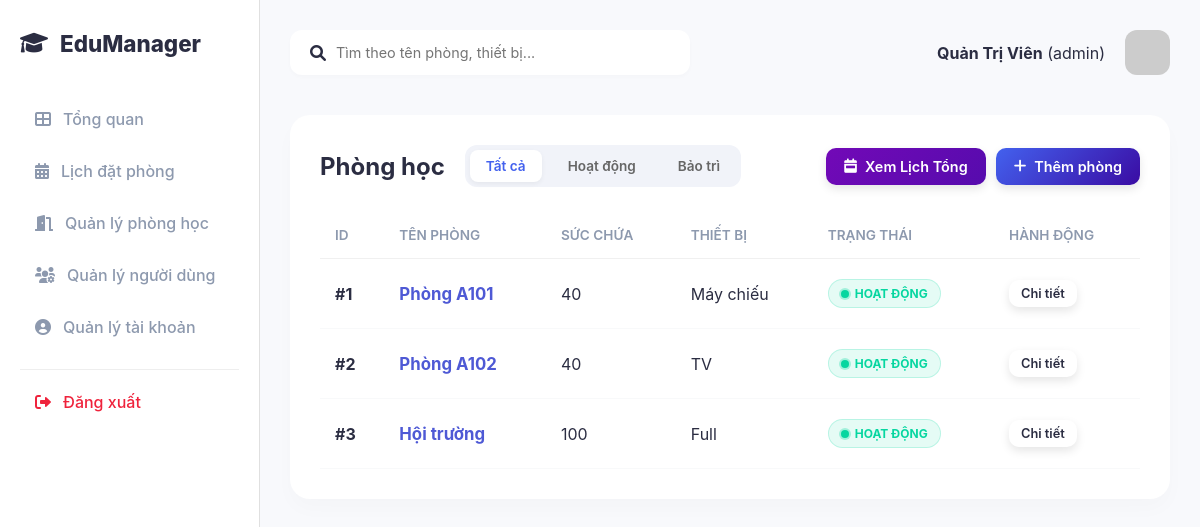
Screenshot of /room-management (signed in) with the database file from the repository.
### app.py (models this page shows)
class User(Base):
    __tablename__ = "users"
    id = Column(Integer, primary_key=True, index=True)
    username = Column(String, unique=True, index=True)
    password = Column(String)
    email = Column(String, unique=True)
    phone = Column(String)
    role = Column(String, default="teacher")
    full_name = Column(String)
    verification_code = Column(String, nullable=True)

class Classroom(Base):
    __tablename__ = "classrooms"
    id = Column(Integer, primary_key=True, index=True)
    room_name = Column(String, unique=True, index=True)
    capacity = Column(Integer)
    equipment = Column(String)
    status = Column(String, default="Available")

### app.py (the view)
@app.get("/room-management", response_class=HTMLResponse)
async def room_mgmt(request: Request, db: Session = Depends(get_db)):
    u = get_current_user(request, db)
    if not u: return RedirectResponse("/")
    return templates.TemplateResponse("room_management.html", {"request": request, "classrooms": db.query(Classroom).all(), "role": u.role, "username": u.username, "full_name": u.full_name})

### templates/room_management.html (shortened to what this page needs)
<!DOCTYPE html>
<html lang="vi">
<head>
    <link rel="stylesheet" href="/static/style.css">
    <link rel="stylesheet" href="https://cdnjs.cloudflare.com/ajax/libs/font-awesome/6.0.0/css/all.min.css">
</head>
<body>
    <div class="container">
        <aside class="sidebar">
            <div class="logo" style="color: var(--color-bar);"><i class="fas fa-graduation-cap"></i><span>EduManager</span></div>
            <nav>
                <ul>
                    <li><a href="/dashboard"><i class="fas fa-th-large"></i> Tổng quan</a></li>
                    <li><a href="/booking-scheduler"><i class="fas fa-calendar-alt"></i> Lịch đặt phòng</a></li>
                    <li class="active"><a href="/room-management"><i class="fas fa-door-open"></i> Quản lý phòng học</a></li>
                    {% if role == 'admin' %}
                    <li><a href="/user-management"><i class="fas fa-users-cog"></i> Quản lý người dùng</a></li>
                    {% endif %}
                    <li><a href="/profile"><i class="fas fa-user-circle"></i> Quản lý tài khoản</a></li>
                    <li class="logout-item" style="margin-top: 20px; border-top: 1px solid #eee; padding-top: 10px;">
                        <a href="/logout" style="color: #ef233c !important;"><i class="fas fa-sign-out-alt"></i> Đăng xuất</a>
                    </li>
                </ul>
            </nav>
        </aside>
        <main class="main-content">
            <header>
                <div class="search-bar"><i class="fas fa-search"></i><input type="text" id="searchInput" onkeyup="searchRooms()" placeholder="Tìm theo tên phòng, thiết bị..."></div>
                <div class="user-profile">
                    <div class="info"><strong>{{ full_name if full_name else username }}</strong> ({{ role }})</div>
                    <img src="https://ui-avatars.com/api/?name={{ full_name if full_name else username }}&background=4361ee&color=fff&size=128" alt="Avatar">
                </div>
            </header>
            <section class="data-section">
                <div class="section-header" style="justify-content: space-between; display: flex; align-items: center; flex-wrap: wrap; gap: 15px;">
                    <div style="display: flex; align-items: center; gap: 20px;">
                        <h2 style="margin:0;">Phòng học</h2>
                        <div class="filter-group">
                            <button class="filter-btn active" onclick="filterStatus('all', this)">Tất cả</button>
                            <button class="filter-btn" onclick="filterStatus('Available', this)">Hoạt động</button>
                            <button class="filter-btn" onclick="filterStatus('Maintenance', this)">Bảo trì</button>
                        </div>
                    </div>
                    <div style="display: flex; gap: 10px;">
                        <button class="btn-premium btn-purple" onclick="window.location.href='/booking-scheduler'"><i class="fas fa-calendar-week"></i> Xem Lịch Tổng</button>
                        {% if role == 'admin' %}
                        <button class="btn-premium btn-blue" onclick="showCreateRoomModal()"><i class="fas fa-plus"></i> Thêm phòng</button>
                        {% endif %}
                    </div>
                </div>
                <div class="table-container">
                    <table id="roomTable">
                        <thead><tr><th>ID</th><th>Tên phòng</th><th>Sức chứa</th><th>Thiết bị</th><th>Trạng thái</th><th>Hành động</th></tr></thead>
                        <tbody>
                            {% for room in classrooms %}
                            <tr class="room-row" data-status="{{ room.status }}">
                                <td><strong>#{{ room.id }}</strong></td>
                                <td><span style="font-size: 1.05rem; font-weight: 700; color: var(--dark);">{{ room.room_name }}</span></td>
                                <td>{{ room.capacity }}</td>
                                <td>{{ room.equipment }}</td>
                                <td>
                                    {% if room.status == 'Maintenance' %}
                                        <span class="status-badge maintenance"><span class="dot"></span> Bảo trì</span>
                                    {% else %}
                                        <span class="status-badge available"><span class="dot"></span> Hoạt động</span>
                                    {% endif %}
                                </td>
                                <td class="actions">
                                    <button class="btn-premium btn-white" style="padding: 6px 12px; font-size: 0.8rem;" onclick="toggleDetails(this, {{ room.id }})">Chi tiết</button>
                                </td>
                            </tr>
                            {% endfor %}
                        </tbody>
                    </table>
                </div>
            </section>
        </main>
    </div>
</body>
</html>

### static/style.css (style rules this page uses)
:root { --primary-color: #4361ee; --secondary-color: #3f37c9; --bg-color: #f8f9fc; --sidebar-color: #ffffff; --text-main: #2b2d42; --text-sub: #8d99ae; --white: #ffffff; --danger: #ef233c; --success: #06d6a0; }
* { margin: 0; padding: 0; box-sizing: border-box; font-family: 'Inter', sans-serif; }
body { background-color: var(--bg-color); color: var(--text-main); }
.container { display: flex; min-height: 100vh; }
.sidebar { width: 260px; background: var(--sidebar-color); border-right: 1px solid #e0e0e0; padding: 30px 20px; display: flex; flex-direction: column; }
.logo { display: flex; align-items: center; gap: 12px; font-size: 1.4rem; font-weight: 800; color: var(--primary-color); margin-bottom: 40px; }
.sidebar ul { list-style: none; }
.sidebar ul li { margin-bottom: 8px; }
.sidebar ul li a { text-decoration: none; color: var(--text-sub); padding: 12px 15px; display: flex; align-items: center; gap: 12px; border-radius: 10px; transition: all 0.3s; font-weight: 500; }
.main-content { flex: 1; padding: 30px; }
header { display: flex; justify-content: space-between; margin-bottom: 40px; }
.search-bar { background: white; padding: 10px 20px; border-radius: 12px; display: flex; align-items: center; gap: 10px; width: 400px; box-shadow: 0 2px 4px rgba(0,0,0,0.02); }
.search-bar input { border: none; outline: none; width: 100%; font-size: 0.9rem; }
.user-profile { display: flex; align-items: center; gap: 20px; }
.user-profile img { width: 45px; border-radius: 12px; }
.data-section { background: white; padding: 30px; border-radius: 20px; box-shadow: 0 10px 20px rgba(0,0,0,0.02); }
.section-header { display: flex; justify-content: space-between; align-items: center; margin-bottom: 25px; }
table { width: 100%; border-collapse: collapse; }
table th { text-align: left; padding: 15px; color: var(--text-sub); font-weight: 600; font-size: 0.85rem; text-transform: uppercase; border-bottom: 1px solid #f0f0f0; }
table td { padding: 20px 15px; border-bottom: 1px solid #f8f9fa; }
.actions button { border: none; cursor: pointer; margin-right: 10px; font-size: 1rem; transition: 0.2s; background: transparent; color: inherit; }
.logout-item i { color: var(--danger); }

### templates/room_management.html (style rules this page uses)
:root { --primary: #4361ee; --success: #06d6a0; --warning: #ff9f1c; --danger: #ef233c; --dark: #4e59d5ff; }
.status-badge { padding: 6px 12px; border-radius: 30px; font-size: 0.75rem; font-weight: 700; display: inline-flex; align-items: center; gap: 6px; text-transform: uppercase; }
.status-badge.available { background: rgba(6, 214, 160, 0.1); color: var(--success); border: 1px solid rgba(6, 214, 160, 0.2); }
.dot { width: 8px; height: 8px; border-radius: 50%; display: inline-block; }
.available .dot { background: var(--success); box-shadow: 0 0 0 2px rgba(6, 214, 160, 0.3); }
.btn-premium { border: none; padding: 10px 18px; border-radius: 10px; font-weight: 600; cursor: pointer; transition: all 0.3s; display: inline-flex; align-items: center; gap: 8px; box-shadow: 0 4px 10px rgba(0,0,0,0.1); font-size: 0.9rem; }
.btn-blue { background: linear-gradient(135deg, #4361ee, #3a0ca3); color: white; }
.btn-purple { background: linear-gradient(135deg, #7209b7, #560bad); color: white; }
.btn-white { background: white; color: var(--dark); border: 1px solid #eee; }
.filter-group { display: flex; gap: 10px; background: #f1f3f9; padding: 5px; border-radius: 12px; }
.filter-btn { border: none; padding: 8px 16px; border-radius: 8px; cursor: pointer; font-weight: 600; font-size: 0.85rem; transition: 0.2s; color: #666; background: transparent; }
.filter-btn.active { background: white; color: var(--primary); box-shadow: 0 2px 5px rgba(0,0,0,0.05); }

### rows the page displays
User: full_name "Quản Trị Viên", role "admin"
Classroom: id "1", room_name "Phòng A101", capacity "40", equipment "Máy chiếu", status "Available" (drawn)
Classroom: id "2", room_name "Phòng A102", capacity "40", equipment "TV", status "Available" (drawn)
Classroom: id "3", room_name "Hội trường", capacity "100", equipment "Full", status "Available" (drawn)
